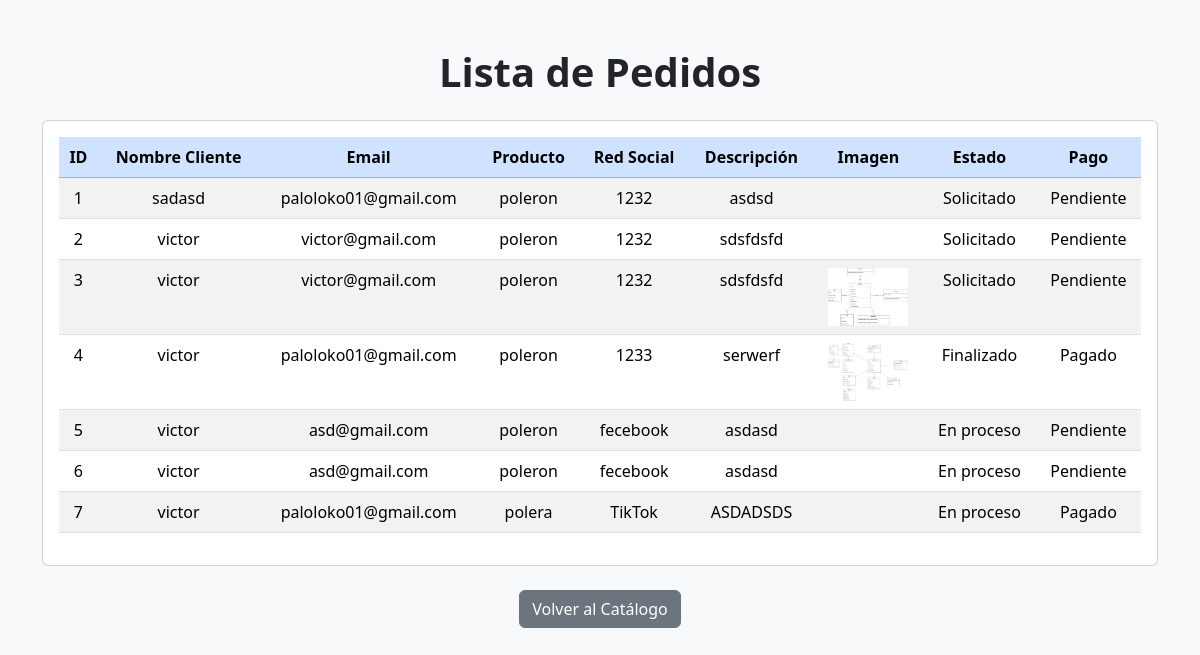
Page /pedidos on the earlier database version.
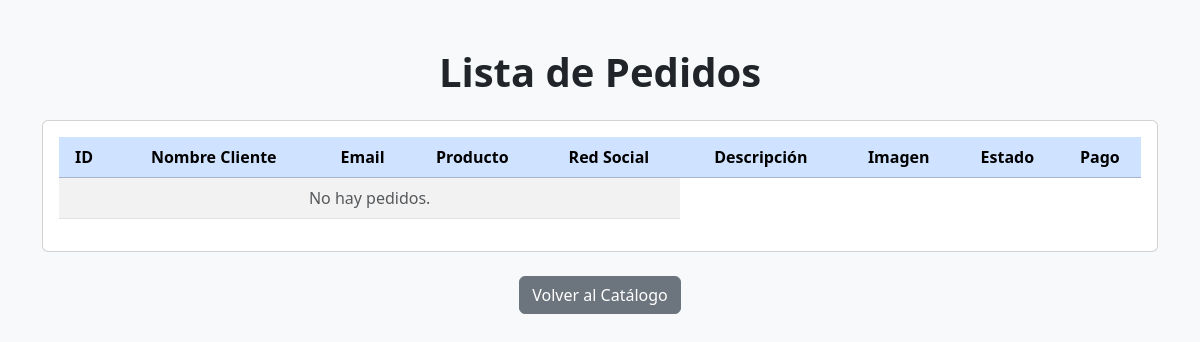
Same page on the later database version.
### app/models.py (models this page shows, shortened)
class Pedido(models.Model):
    ESTADO_PEDIDO = [
        ('Solicitado', 'Solicitado'),
        ('Aprobado', 'Aprobado'),
        ('En proceso', 'En proceso'),
        ('Realizada', 'Realizada'),
        ('Entregada', 'Entregada'),
        ('Finalizado', 'Finalizado'),
        ('Cancelada', 'Cancelada'),
    ]
    ESTADO_PAGO = [
        ('Pendiente', 'Pendiente'),
        ('Parcial', 'Parcial'),
        ('Pagado', 'Pagado'),
    ]
    ESTADO_SOCIAL = [
        ('Facebook', 'Facebook'),
        ('Instagram', 'Instagram'),
        ('WhatsApp', 'WhatsApp'),
        ('TikTok', 'TikTok'),
        ('Presencial', 'Presencial'),
        ('Sitio Web', 'Sitio Web'),
    ]
    nombre_cliente = models.CharField(max_length=100)
    email = models.EmailField(blank=True, null=True)
    telefono = models.CharField(max_length=30, blank=True, null=True)
    red_social = models.CharField(max_length=20, choices=ESTADO_SOCIAL, default='Sitio Web')
    estado = models.CharField(max_length=20, choices=ESTADO_PEDIDO, default='Solicitado')
    pago = models.CharField(max_length=20, choices=ESTADO_PAGO, default='Pendiente')
    producto_referencia = models.ForeignKey(
        Producto, on_delete=models.SET_NULL, null=True, blank=True
    )
    imagenes_referencia = models.ImageField(upload_to="pedidos/", blank=True, null=True)
    descripcion = models.TextField()
    plataforma = models.CharField(default="pagina web", max_length=50)
    fecha_necesita = models.DateField(blank=True, null=True)
    token_seguimiento = models.CharField(max_length=100, unique=True, blank=True)
    creado = models.DateTimeField(auto_now_add=True)

class Producto(models.Model):
    destacado = models.BooleanField(default=False)
    nombre = models.CharField(max_length=100)
    descripcion = models.TextField()
    categoria = models.ForeignKey(Categoria, on_delete=models.CASCADE, related_name="productos")
    precio_base = models.PositiveIntegerField()
    destacado = models.BooleanField(default=False)
    imagen_1 = models.ImageField(upload_to='productos/', null=True, blank=True)
    imagen_2 = models.ImageField(upload_to='productos/', null=True, blank=True)
    imagen_3 = models.ImageField(upload_to='productos/', null=True, blank=True)
    def __str__(self):
        return self.nombre

### app/views.py (the view)
# urls.py: path('pedidos', views.ver_pedidos),
def ver_pedidos(request):
    pedidos = Pedido.objects.all()
    data = {'pedidos': pedidos}
    return render(request, 'verpedidos.html', data)

### templates/verpedidos.html (shortened to what this page needs)
<!DOCTYPE html>
<html lang="es">
<head>
    <link href="https://cdn.jsdelivr.net/npm/bootstrap@5.3.8/dist/css/bootstrap.min.css" rel="stylesheet">
</head>
<body class="bg-light">
<div class="container py-5">
    <h1 class="text-center mb-4 fw-bold">Lista de Pedidos</h1>
    <div class="card primary mb-4">
        <div class="card-body">
            <table class="table table-striped table-hover text-center">
                <thead class="table-primary">
                    <tr>
                        <th>ID</th>
                        <th>Nombre Cliente</th>
                        <th>Email</th>
                        <th>Producto</th>
                        <th>Red Social</th>
                        <th>Descripción</th>
                        <th>Imagen</th>
                        <th>Estado</th>
                        <th>Pago</th>
                    </tr>
                </thead>
                <tbody>
                    {% for pedido in pedidos %}
                    <tr>
                        <td>{{ pedido.id }}</td>
                        <td>{{ pedido.nombre_cliente }}</td>
                        <td>{{ pedido.email }}</td>
                        <td>{{ pedido.producto_referencia }}</td>
                        <td>{{pedido.red_social}}</td>
                        <td>{{ pedido.descripcion }}</td>
                        <td>{% if pedido.imagenes_referencia %}<img src="{{ pedido.imagenes_referencia.url }}" width="80">{% endif %}</td>
                        <td>{{ pedido.estado }}</td>
                        <td>{{pedido.pago}}</td>
                    </tr>
                    {% empty %}
                    <tr>
                        <td colspan="5" class="text-muted">No hay pedidos.</td>
                    </tr>
                    {% endfor %}
                </tbody>
            </table>
        </div>
    </div>
    <div class="text-center mt-4">
        <a href="/" class="btn btn-secondary">Volver al Catálogo</a>
    </div>
</div>
</body>
</html>

Differences in the rows shown:
removed Pedido: id "1", nombre_cliente "sadasd", email "paloloko01@gmail.com", producto_referencia "poleron", red_social "1232", descripcion "asdsd", estado "Solicitado", pago "Pendiente"
removed Pedido: id "2", nombre_cliente "victor", email "victor@gmail.com", producto_referencia "poleron", red_social "1232", descripcion "sdsfdsfd", estado "Solicitado", pago "Pendiente"
removed Pedido: id "3", nombre_cliente "victor", email "victor@gmail.com", producto_referencia "poleron", red_social "1232", descripcion "sdsfdsfd", imagenes_referencia (picture), estado "Solicitado", pago "Pendiente"
removed Pedido: id "4", nombre_cliente "victor", email "paloloko01@gmail.com", producto_referencia "poleron", red_social "1233", descripcion "serwerf", imagenes_referencia (picture), estado "Finalizado", pago "Pagado"
removed Pedido: id "5", nombre_cliente "victor", email "asd@gmail.com", producto_referencia "poleron", red_social "fecebook", descripcion "asdasd", estado "En proceso", pago "Pendiente"
removed Pedido: id "6", nombre_cliente "victor", email "asd@gmail.com", producto_referencia "poleron", red_social "fecebook", descripcion "asdasd", estado "En proceso", pago "Pendiente"
removed Pedido: id "7", nombre_cliente "victor", email "paloloko01@gmail.com", producto_referencia "polera", red_social "TikTok", descripcion "ASDADSDS", estado "En proceso", pago "Pagado"
Other differences:
text now shown: "No hay pedidos."
